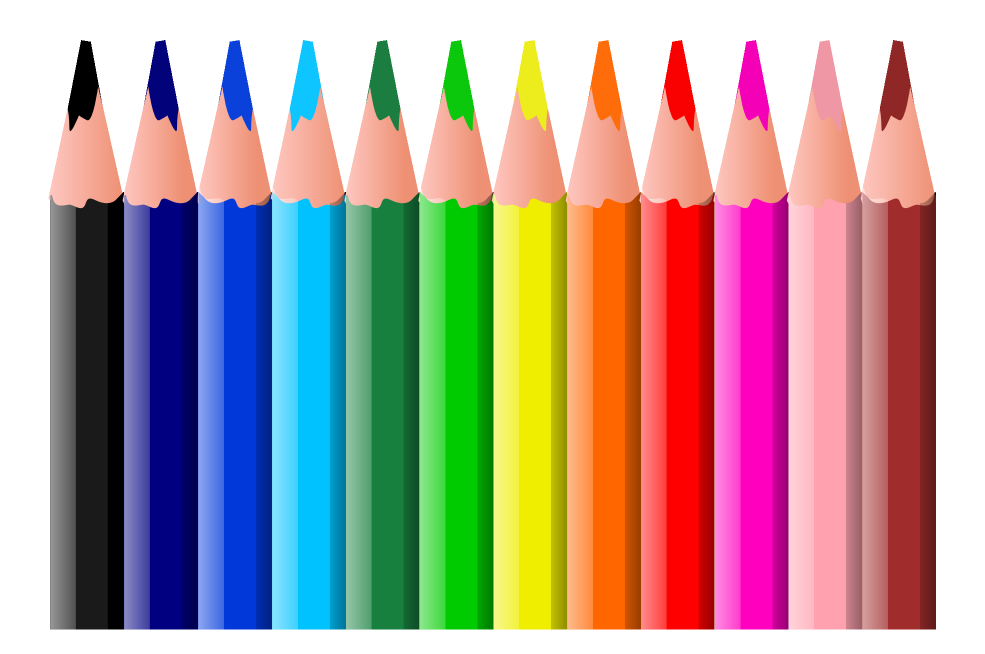
#> input picture Lab IAPR/Lab1/data/pencil.png, 1969 x 1307 px, found by its file name (shown at 1/2 size); its folder holds 6 pictures in this run
$ jupyter execute --allow-errors 01_introduction_image_processing.ipynb   (shell and % lines are left out)   (older library calls are emulated)
#> lines starting #> are read from the running program, lines starting #| are printed output that depends on the picture; after the words box and inside, x2 and y2 are one past the last pixel; in counts of white or black regions, pixels touching at a corner belong together
**Yasaman Haghighi** and **Melina Francoise Chrysanthou**

This aim of this course is to review the evolution of image processing tools from hand-crafted methods to deep learning algorithms. The semester is split into four labs :

* **Lab 1** : Introduction to Image Processing Using Hand-Crafted Features
* **Lab 2** : Object detection
* **Lab 3** : Object tracking
* **Lab 4** : Introduction to Deep Learning for image classification

Let's start with the first chapter of this course!

# Chapter 1 : Introduction to Image Processing Using Hand-Crafted Features

(100 points)

[cell 1]
import cv2 as cv
import numpy as np
import os
import math
#> (the rest of this cell did not finish here and is left out)

## 1.1 Introduction to Basic Image Processing Using OpenCV

(20 points)

In this section we'll start with the basic image processing in Python and show you how you can load an image, perform some basic processing on the image, changing the color spaces , using the threshold and color histogram.

**Goals:**

1. Read an image, access and modify pixel values
2. Set Region of Image (*ROI*)
3. Change color space
4. Understand the concepts of histogram and histogram equalization

Almost all the operations in this section are mainly related to Numpy rather than OpenCV. A good knowledge of Numpy is required to write better optimized code with OpenCV.

For more information check the [numpy](https://docs.scipy.org/doc/) and [opencv](https://www.docs.opencv.org/3.4.0/) documentations.

### 1.1.1 Accessing and Modifying pixel values

The code in the next section shows how one can load an image into the Jupyter notebook.

[cell 2]
# reading an image
img = cv.imread(os.path.join('..','data', 'lena.png'))
#> (the rest of this cell did not finish here and is left out)

Elements of numpy array can be accessed through indexing, similar to Matlab. To do so, use the operator `[.]` where `.` indicates which dimensions you're accessing. OpenCV loads image with dimensions organised as follow: `rows, cols, channels`. More information about indexing in numpy can be found in the [doc](https://docs.scipy.org/doc/numpy/reference/arrays.indexing.html)

#> (a cell that did not finish here is left out)

Image can be displayed using the provided function `display_image()` in file `utils.py`. It takes care of the conversion between OpenCV formatting and Matplotlib package for you.

#> (a cell that did not finish here is left out)

### 1.1.2 Image ROI

Sometimes, you will have to play with certain region of images. For eye detection in images, first perform face detection over the image until the face is found, then search within the face region for eyes. This approach improves accuracy (because eyes are always on faces :D ) and performance (because we search for a small area).

ROI is again obtained using Numpy indexing. Here I am selecting Lena's face.

#> (a cell that did not finish here is left out)

### 1.1.3 Colorspace Conversion

In this tutorial, you will learn how to convert images from one colorspace to another, like BGR ↔ Gray, BGR ↔ YUV etc. In addition to that, we will create an application which extracts a colored object within an image. There are more than 150 color-space conversion methods available in OpenCV. But we will look into only two which are most widely used ones, BGR ↔ Gray and BGR ↔ YUV.

In the next two cells, implements the conversion function going from BGR image to GRAY image and BGR to YUV image. There are built-in functions in OpenCV doing exactly that but for the moment we'll ask you to implement your **own** function in order to get the idea of what is happening under the hood.

[cell 6]
def convert_rgb_to_grayscale(frame):
    """
    Convert a given rgb image into grayscale image
    :param frame: Color image to convert
    :return: Graysale image as numpy array
    """

    # CODE HERE
    image = np.dot(frame[..., :3], [0.2989, 0.5870, 0.1140])

    return image

[cell 7]
# [21 lines left out: function convert_rgb_to_yuv, not called in this run]

The following lines shows the conversion based on your implementation and the built-in function from OpenCV. If everything went well, the two should match.

[cell 8]
# Load image
img = cv.imread(os.path.join('..','data', 'lena.png'))
# convert to gray + hsv
#> (the rest of this cell did not finish here and is left out)

Now we know how to convert *BGR* image to a any color space, we can use this to extract a colored object. In *HSV*, it is more easier to represent a color than in *BGR* colorspace. In our application, we will try to extract a blue colored object. So here is the method:

1. Reading an input image
2. Convert from *BGR* to *HSV* color-space using bluit-in function from OpenCV
3. We threshold the *HSV* image for a range of blue color
4. Now extract the blue object alone, we can do whatever on that image we want

[cell 9]
def threshold_bgr_image(frame, lower, upper):

    """
    Segment image.
        1. Convert image to HSV color space
        2. Binary masking using threshold values
        3. Fuse mask
    :param frame: BGR image to segment
    :param lower: Lower threshold value
    :param upper: Upper threshold value
    :return: Segmented image, binary mask
    """

    # CODE HERE

    hsvImage = cv.cvtColor(frame, cv.COLOR_BGR2HSV)

    #create NumPy arrays from the boundaries
    lower = np.array(lower, dtype = "uint8")
    upper = np.array(upper, dtype = "uint8")

	  #find the colors within the specified boundaries and apply the mask
    mask = cv.inRange(hsvImage, lower, upper)
    #In order to have a weight background we fisrt subtract 255 from the Image
    #then add 255. In this case the pixels extracted by the mask will have their
    #original values and the other pixels will have white values
    res = cv.bitwise_and(frame-255, frame-255, mask = mask)
    res = res+255
    return res, mask

[cell 10]
# 1. Read input
img = cv.imread(os.path.join('..','data', 'pencil.png'))
#> img is the input picture: shape (1307, 1969, 3); mean B, G, R 153.1, 157, 177.5

# 2. Define range of blue color in HSV
lower = np.asarray([90,120,120])
upper = np.asarray([130,255,255])
im, mask = threshold_bgr_image(img, lower, upper)
#> in threshold_bgr_image, `mask = cv.inRange(hsvImage, lower, upper)`:
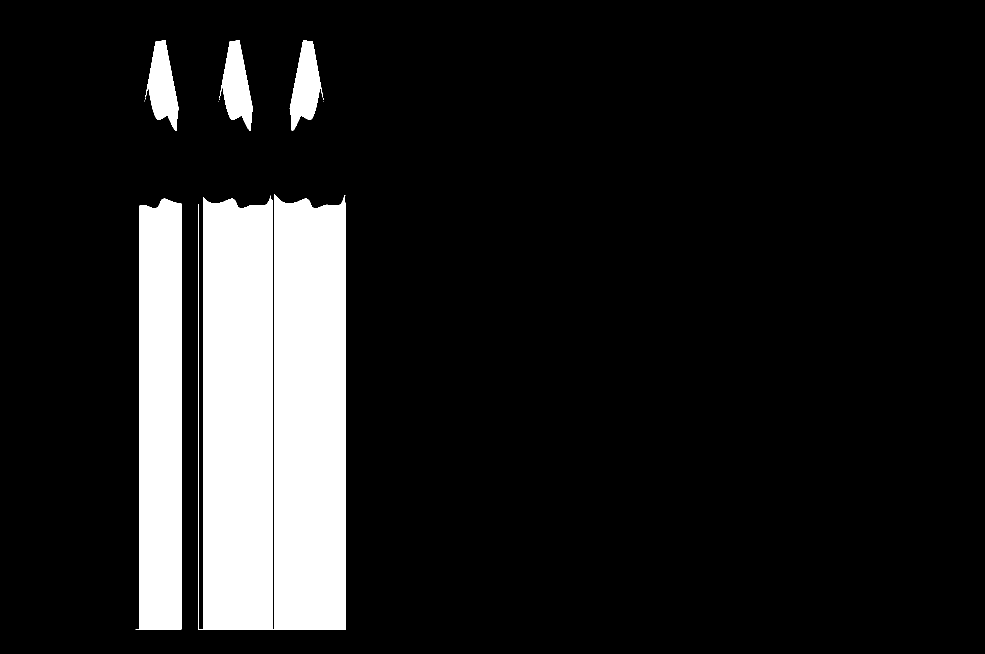
#> mask: shape (1307, 1969) (shown at 1/2 size); 13% white; 11 white regions (6 under 20 px), largest, box (x1, y1, x2, y2) and area: (396, 388, 692, 1259) 242255, (271, 397, 363, 1259) 71555, (579, 80, 646, 262) 6900, (439, 80, 506, 262) 6897, (291, 80, 357, 262) 6885

# 3. Display using subplots
#> (the rest of this cell did not finish here and is left out)

In order to find *HSV* values, you can use the same function, `cv.cvtColor()`. Instead of passing an image, you just pass the *BGR* values you want. For example, to find the HSV value of RED, try following commands in Python terminal:

[cell 11]
red = np.uint8([[[0, 0, 255 ]]])
hsv_red = cv.cvtColor(red, cv.COLOR_BGR2HSV)
print( 'HSV component {}'.format(hsv_red))

Try to extract the two **GREEN** colored pencils.

[cell 12]
# Code here

# Extract GREEN objects

# 1. Define range of green color in HSV
lower = np.asarray([36 ,0, 0])
upper = np.asarray([80 ,255, 255])
im, mask = threshold_bgr_image(img, lower, upper)

# 2. Display using subplots
#> (the rest of this cell did not finish here and is left out)

Using the grayscale image, try to extract the **BLACK** pencil. What are the pros and cons of each method (colors *vs* grayscale)?

[cell 13]
def threshold_gray_image(frame, lower, upper):

    """
    Segment image.
        1. Convert image to GrayScale color space
        2. Binary masking using threshold values
        3. Fuse mask
    :param frame: BGR image to segment
    :param lower: Lower threshold value
    :param upper: Upper threshold value
    :return: Segmented image, binary mask
    """

    # CODE HERE

    grayImage = cv.cvtColor(frame, cv.COLOR_BGR2GRAY)
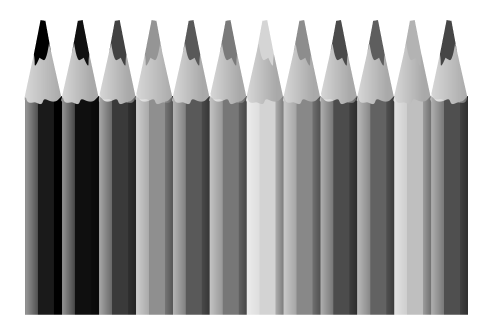
#> grayImage: shape (1307, 1969) (shown at 1/4 size); min 0, max 255, mean 162.7
    display_image(grayImage)

    #create NumPy arrays from the boundaries
    lower = np.array(lower, dtype = "uint8")
    upper = np.array(upper, dtype = "uint8")

    #find the colors within the specified boundaries and apply the mask
    mask = cv.inRange(grayImage, lower, upper)
    #In order to have a weight background we fisrt subtract 255 from the Image
    #then add 255. In this case the pixels extracted by the mask will have their
    #original values and the other pixels will have white values
    res = cv.bitwise_and(frame-255, frame-255, mask = mask)
    res = res+255
    return res, mask

[cell 14]
# Code here
# Extract BLACK object with Greyscale

# 1. Define range of black color in greyscale
lower = np.asarray([0])
upper = np.asarray([8])
#> (the rest of this cell did not finish here and is left out)

[cell 15]
# Code here
# Extract BLACK object with HSV

# 1. Define range of black color in HSV
lower = np.asarray([0,0,0])
upper = np.asarray([128,128,128])
im, mask = threshold_bgr_image(img, lower, upper)
#> in threshold_bgr_image (call 3), `res = res+255`:
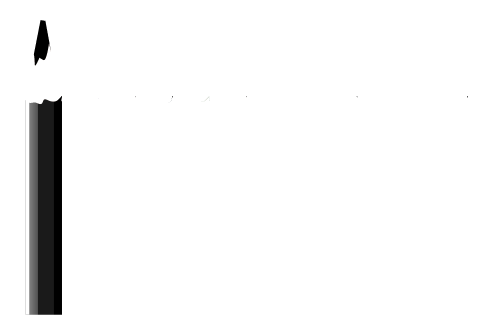
#> res: shape (1307, 1969, 3) (shown at 1/4 size); mean B, G, R 244.9, 244.9, 244.9

# 2. Display using subplots
#> (the rest of this cell did not finish here and is left out)

**YOUR ANSWER**

We can simply detect the black pencil while using HSV and the only difficulty is that we have to choose the threshold wisely. This is sometimes difficult as we have 3 degrees of freedom. On the other hand, selecting the threshold is much simpler for the greyscale images. Still, as you can see above, different colors look-alike in the grayscale image, and we can't detect the black pencil completely. If we increase the upper threshold, our function will detect the dark blue pen too. Even choosing several thresholds will not work here.

### 1.1.4 Image Histogram

So what is an histogram ? You can consider an histogram as a graph or plot, which gives you an overall idea about the intensity distribution of an image. It is a plot with pixel values (*ranging from 0 to 255 for 8-bits encoding, but it can be 16-bits, 24-bits, etc*) in X-axis and corresponding number of pixels in the image on Y-axis.

It is just another way of understanding the image. By looking at the histogram of an image, you get intuition about contrast, brightness, intensity distribution etc of that image. Almost all image processing tools today, provides features on histogram.

In the next cell, implement a function that compute the image histogram for all channels.

[cell 16]
def compute_image_histogram(image):
    """
    Compute image color distribution for each channels of a given `image`
    :param image: Image to extract histograms for
    :return: List of histogram, one per channel.
    """
    hist = []

    # YOUR CODE HERE

    for channel in range(3):
      hist.append(cv.calcHist([image],      # image
                  [channel],           # channels
                   None,                # no mask
                   [256],      # size of histogram
                   [0, 256]  # channel values
                              ))
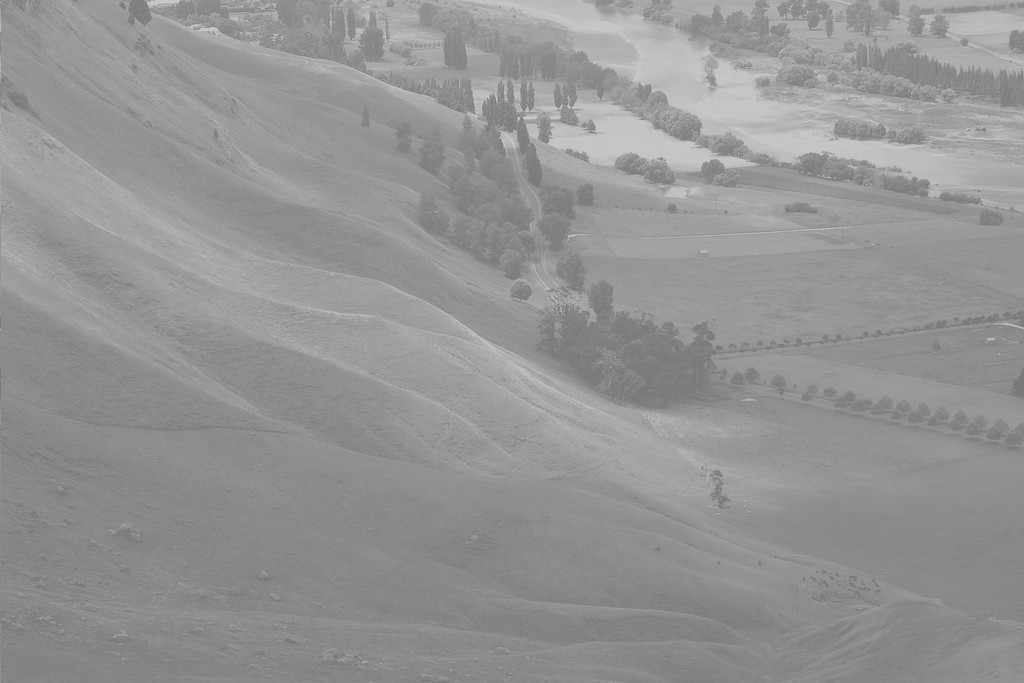
#> input picture Lab IAPR/Lab1/data/hawkes_bay.jpg, 1024 x 683 px, found by its file name
#> further down, img is the input picture: shape (683, 1024); min 114, max 208, mean 148
#> in contrast_enhancement, `hist = cv.calcHist([image],[0],None,[256],[0,256])`: hist = 256 values, max 28701 at index 137, min 0 at index 0, mean 2732


    return hist

[cell 17]
# Load image
img = cv.imread(os.path.join('..','data', 'lena.png'))

# Compute histogram for each channels
#> (the rest of this cell did not finish here and is left out)

You can see the image and its histogram. Left region of histogram shows the amount of darker pixels in image and right region shows the amount of brighter pixels.

From the histogram, you can see for the *green* channel that pixels are mainly dark and midtones (*i.e. pixel values in mid-range, say around 127*). There is no bright green pixels in the image. On the other hand, *red* channel is mainly composed of pixels with high intensity (*i.e. distribution mainly located on the right hand side*).

#### 1.1.4.1 Histogram Equalization

Consider an image whose pixel values are confined to some specific range of values only. For instance, brighter image will have all pixels confined to high values. But a good image will have pixels from all regions of the image. So you need to stretch this histogram to either ends and that is what Histogram Equalization does. This normally improves the contrast of the image ([doc](https://en.wikipedia.org/wiki/Histogram_equalization)).

In the next section implement such contrast enhancement function (i.e. based on histogram equalization)

[cell 18]
def csum(lst):
  # Cumulative sum function
    lst = iter(lst)
    cu_lst = [next(lst)]
#> cu_lst = [[0]]
    for i in lst:
        cu_lst.append(cu_lst[-1] + i)
#> after the loop, cu_lst = 256 items, first 6: [0], [0], [0], [0], [0], [0]
    return np.array(cu_lst)

def contrast_enhancement(image):
    """
    Compute histogram and apply histogram equalization on a given image.
    :param image: Image to enhance contrast
    :return: tuple: enhanced image, input image histogram, transformed image histogram
    """

    hist = None
    hist_equ = None
    image_equ = None

    # YOUR CODE HERE

    ## input image histogram
    hist = cv.calcHist([image],[0],None,[256],[0,256])

    ## Enhanced image
    # Convert to np.array
    img = np.asarray(image)

    # Put pixels in a 1D array
    img1D = img.flatten()

    # cumulative sum
    cu_sum = csum(hist)
#> cu_sum = 256 values from 0 to 699392

    # Re-normalize csum values to be between the total number of gray levels (typically 256)
    nj = (cu_sum - cu_sum.min()) * 255
#> nj = 256 values from 0 to 178344960
    N = cu_sum.max() - cu_sum.min()
#> N = 699392

    cu_sum = nj / N
#> cu_sum = 256 values from 0 to 255
    cu_sum = cu_sum.astype('uint8')

    # Get value from cumulative sum for every index in img1D
    image_equ = cu_sum[img1D]

    # Set back to original shape
    image_equ = np.reshape(image_equ, img.shape)
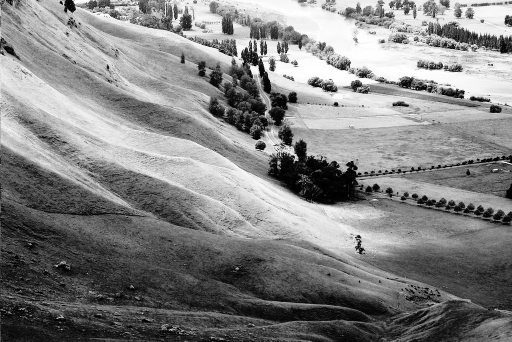
#> image_equ: shape (683, 1024) (shown at 1/2 size); min 0, max 255, mean 130

    ## Transformed image histogram
    hist_equ = cv.calcHist([image_equ],[0],None,[256],[0,256])
#> hist_equ = 256 values, max 28701 at index 62, min 0 at index 6, mean 2732

    return image_equ, hist, hist_equ

[cell 19]
# Load image
img = cv.imread(os.path.join('..','data', 'hawkes_bay.jpg'), cv.IMREAD_GRAYSCALE)


# Enhance contrast with histogram equalization
img_equ, hist, hist_equ = contrast_enhancement(img)
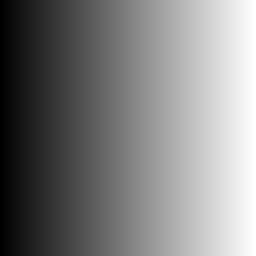
#> input picture Lab IAPR/Lab1/data/grad.png, 256 x 256 px, found by its file name
#> further down, img is the input picture: shape (256, 256); min 0, max 255, mean 127.5

# Display
#> (the rest of this cell did not finish here and is left out)

- How has the contrast evolved after applying the transformation ?
- How has the histogram changed ?

**QUESTION: In the next cell, comment on what you observe**.

**YOUR ANSWER**
The final image is brighter than the original one, and the contrast has increased. The histogram was skewed in the beginning, but it is more evenly spread after the transformation.

### 1.1.5 Image Thresholding

Here, the matter is straightforward. If pixel value is greater than a threshold value, it is assigned one value (*maybe white*), else it is assigned another value (*maybe black*). The function used is `cv.threshold(<image>, <thresh>, <maxVal>, <type>)`. First argument is the source image, which should be a grayscale image. Second argument is the threshold value which is used to classify the pixel values. Third argument is the maxVal which represents the value to be given if pixel value is more than (sometimes less than) the threshold value. OpenCV provides different styles of thresholding and it is decided by the fourth parameter of the function. Different types are:

1. `cv.THRESH_BINARY`
2. `cv.THRESH_BINARY_INV`
3. `cv.THRES_TRUNC`
4. `cv.THRESH_TOZERO`
5. `cv.THRESH_TOZERO_INV`

In the next cell, implement these thresholding operations within the function  `threshold_image`.

[cell 20]
def threshold_image(image, thresh):
    """
    Apply different type of threshold to a given image + threshold value
    """
#> called with thresh = 127

    img_bin = None
    img_bin_inv = None
    img_trunc = None
    img_tozero = None
    img_tozero_inv = None

    # YOUR CODE HERE
    _, img_bin = cv.threshold(image,thresh,255,cv.THRESH_BINARY)
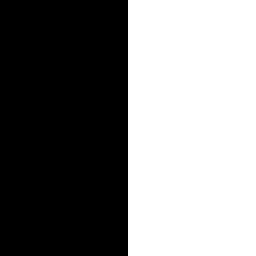
#> img_bin: shape (256, 256); 50% white; 1 white region, box (x1, y1, x2, y2) and area: (128, 0, 256, 256) 32768
    _, img_bin_inv = cv.threshold(image,thresh,255,cv.THRESH_BINARY_INV)
#> img_bin_inv: shape (256, 256); 50% white; 1 white region, box (x1, y1, x2, y2) and area: (0, 0, 128, 256) 32768
    _, img_trunc = cv.threshold(image,thresh,255,cv.THRESH_TRUNC)
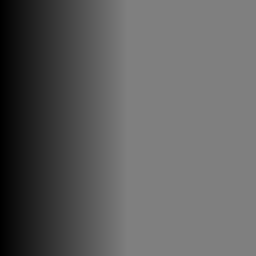
#> img_trunc: shape (256, 256); min 0, max 127, mean 95.2
    _, img_tozero = cv.threshold(image,thresh,255,cv.THRESH_TOZERO)
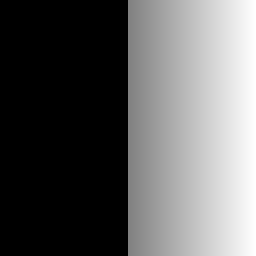
#> img_tozero: shape (256, 256); min 0, max 255, mean 95.8
    _, img_tozero_inv = cv.threshold(image,thresh,255,cv.THRESH_TOZERO_INV)
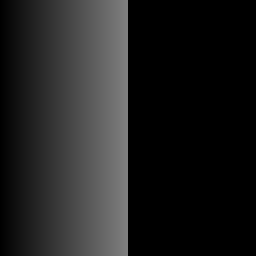
#> img_tozero_inv: shape (256, 256); min 0, max 127, mean 31.8

    return img_bin, img_bin_inv, img_trunc, img_tozero, img_tozero_inv

[cell 21]
# Load image
img = cv.imread(os.path.join('..','data', 'grad.png'), cv.IMREAD_GRAYSCALE)

# Various threshold output
thresh1, thresh2, thresh3, thresh4, thresh5 = threshold_image(img, 127)


# Define how many figures will be drawn, save canvas + axes reference for later use
titles = ['Original Image','BINARY','BINARY_INV','TRUNC','TOZERO','TOZERO_INV']
images = [img, thresh1, thresh2, thresh3, thresh4, thresh5]
#> (the rest of this cell did not finish here and is left out)
